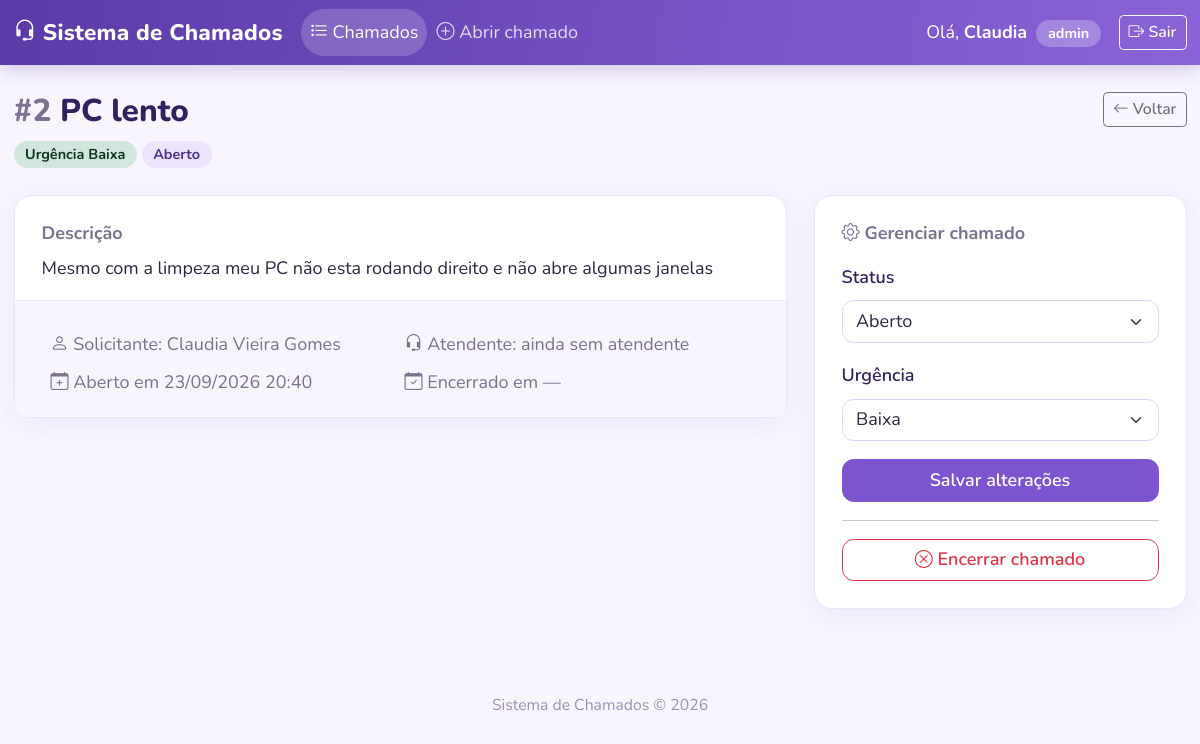
The app's page /chamado.php?id=2 (signed in) with its own data.
### tables this page shows
CREATE TABLE `chamados` (
  `id` int(11) NOT NULL,
  `titulo` varchar(150) NOT NULL,
  `descricao` text NOT NULL,
  `urgencia` enum('baixa','media','alta','critica') NOT NULL DEFAULT 'media',
  `status` enum('aberto','em_andamento','fechado') NOT NULL DEFAULT 'aberto',
  `usuario_id` int(11) NOT NULL,
  `atendente_id` int(11) DEFAULT NULL,
  `data_abertura` datetime NOT NULL DEFAULT current_timestamp(),
  `data_atualizacao` datetime NOT NULL DEFAULT current_timestamp() ON UPDATE current_timestamp(),
  `data_fechamento` datetime DEFAULT NULL
);

CREATE TABLE `usuarios` (
  `id` int(11) NOT NULL,
  `nome` varchar(100) NOT NULL,
  `email` varchar(100) NOT NULL,
  `senha` varchar(255) NOT NULL,
  `tipo` enum('admin','atendente','cliente') NOT NULL DEFAULT 'cliente',
  `criado_em` datetime NOT NULL DEFAULT current_timestamp()
);

### chamado.php (the view, shortened to what this page needs)
<?php
require_once __DIR__ . '/config.php';
require_once __DIR__ . '/includes/auth.php';
$id = (int)($_GET['id'] ?? 0);
$stmt = $pdo->prepare(
    "SELECT c.*, u.nome AS solicitante_nome, a.nome AS atendente_nome
     FROM chamados c
     JOIN usuarios u ON u.id = c.usuario_id
     LEFT JOIN usuarios a ON a.id = c.atendente_id
     WHERE c.id = ?"
);
$stmt->execute([$id]);
$chamado = $stmt->fetch();
$fechado = $chamado['status'] === 'fechado';
require_once __DIR__ . '/includes/header.php';
?>
<div class="d-flex flex-wrap justify-content-between align-items-start gap-2 mb-4">
  <div>
    <h3 class="mb-2"><span class="text-muted">#<?= (int)$chamado['id'] ?></span> <?= h($chamado['titulo']) ?></h3>
    <?= badge(urgenciaInfo($chamado['urgencia']), 'Urgência ') ?>
    <?= badge(statusInfo($chamado['status'])) ?>
  </div>
  <a href="index.php" class="btn btn-outline-secondary btn-sm"><i class="bi bi-arrow-left"></i> Voltar</a>
</div>
<div class="row g-4">
  <div class="<?= ehAtendente() ? 'col-lg-8' : 'col-12' ?>">
    <div class="card shadow-sm">
      <div class="card-body p-4">
        <h6 class="text-muted mb-2">Descrição</h6>
        <p class="texto-livre mb-0"><?= h($chamado['descricao']) ?></p>
      </div>
      <div class="card-footer row g-2 mx-0 text-muted">
        <div class="col-sm-6"><i class="bi bi-person"></i> Solicitante: <?= h($chamado['solicitante_nome']) ?></div>
        <div class="col-sm-6"><i class="bi bi-headset"></i> Atendente: <?= h($chamado['atendente_nome'] ?? 'ainda sem atendente') ?></div>
        <div class="col-sm-6"><i class="bi bi-calendar-plus"></i> Aberto em <?= dataBR($chamado['data_abertura']) ?></div>
        <div class="col-sm-6"><i class="bi bi-calendar-check"></i> Encerrado em <?= dataBR($chamado['data_fechamento']) ?></div>
      </div>
    </div>
  </div>
  <?php if (ehAtendente()): ?>
  <div class="col-lg-4">
    <div class="card shadow-sm">
      <div class="card-body p-4">
        <h6 class="text-muted mb-3"><i class="bi bi-gear"></i> Gerenciar chamado</h6>
        <form method="post">
          <div class="mb-3">
            <label class="form-label" for="status">Status</label>
            <select id="status" name="status" class="form-select">
              <?php foreach (STATUS as $valor => $info): ?>
                <option value="<?= $valor ?>" <?= $chamado['status'] === $valor ? 'selected' : '' ?>><?= h($info['label']) ?></option>
              <?php endforeach; ?>
            </select>
          </div>
          <div class="mb-3">
            <label class="form-label" for="urgencia">Urgência</label>
            <select id="urgencia" name="urgencia" class="form-select">
              <?php foreach (URGENCIAS as $valor => $info): ?>
                <option value="<?= $valor ?>" <?= $chamado['urgencia'] === $valor ? 'selected' : '' ?>><?= h($info['label']) ?></option>
              <?php endforeach; ?>
            </select>
          </div>
          <button type="submit" class="btn btn-primary w-100">Salvar alterações</button>
        </form>
        <?php if (!$fechado): ?>
          <hr>
          <form method="post" class="js-confirmar-fechamento">
            <button type="submit" class="btn btn-outline-danger w-100">
              <i class="bi bi-x-circle"></i> Encerrar chamado
            </button>
          </form>
        <?php endif; ?>
      </div>
    </div>
  </div>
  <?php endif; ?>
</div>
<?php require_once __DIR__ . '/includes/footer.php'; ?>

### assets/css/style.css (style rules this page uses)
:root { --lilas-50: #f8f5fe; --lilas-100: #efe8fd; --lilas-300: #cdbaf5; --lilas-500: #9b78e6; --lilas-600: #7c54cf; --lilas-700: #6540b5; --lilas-900: #33205e; --bs-primary: #7c54cf; --bs-primary-rgb: 124, 84, 207; --bs-primary-text-emphasis: #4a2f8c; --bs-primary-bg-subtle: #ece4fc; --bs-primary-border-subtle: #d3c2f6; --bs-link-color: #6540b5; --bs-link-color-rgb: 101, 64, 181; --bs-link-hover-color: #4a2f8c; --bs-link-hover-color-rgb: 74, 47, 140; --bs-body-font-family: 'Nunito', system-ui, -apple-system, 'Segoe UI', sans-serif; --bs-body-color: #2d2640; --bs-secondary-color: #7a7290; --bs-border-radius: 0.65rem; }
html { font-size: 112.5%; }
body { background-color: var(--lilas-50); line-height: 1.6; }
h3, h4, h6 { font-weight: 800; color: var(--lilas-900); }
h6 { font-weight: 700; }
.btn { font-weight: 600; }
.btn-primary { --bs-btn-bg: #7c54cf; --bs-btn-border-color: #7c54cf; --bs-btn-hover-bg: #6a43bb; --bs-btn-hover-border-color: #6a43bb; --bs-btn-active-bg: #5b3aa8; --bs-btn-active-border-color: #5b3aa8; --bs-btn-disabled-bg: #a58ae0; --bs-btn-disabled-border-color: #a58ae0; --bs-btn-focus-shadow-rgb: 124, 84, 207; }
.form-label { font-weight: 600; color: var(--lilas-900); }
.form-control, .form-select { border-color: #ddd3f3; }
.card { border: 1px solid #ebe3fa; border-radius: 1rem; box-shadow: 0 6px 24px rgba(91, 58, 168, 0.07) !important; }
.card-footer { background-color: var(--lilas-50); border-top-color: #ebe3fa; padding: 1.1rem 1.75rem; }
.texto-livre { white-space: pre-wrap; overflow-wrap: anywhere; }

### records on screen
chamados: id "2", titulo "PC lento", descricao "Mesmo com a limpeza meu PC não esta rodando direito e não abre algumas janelas", usuario.nome "Claudia Vieira Gomes", data_abertura "23/09/2026 20:40", data_fechamento "—", status "Aberto", urgencia "Baixa"

### other values on screen
primeiroNome($_SESSION['usuario_nome']) "Claudia"
$_SESSION['usuario_tipo'] "admin"
$prefixo . $info['label'] "Urgência Baixa Aberto"
$chamado['atendente_nome'] "ainda sem atendente"
